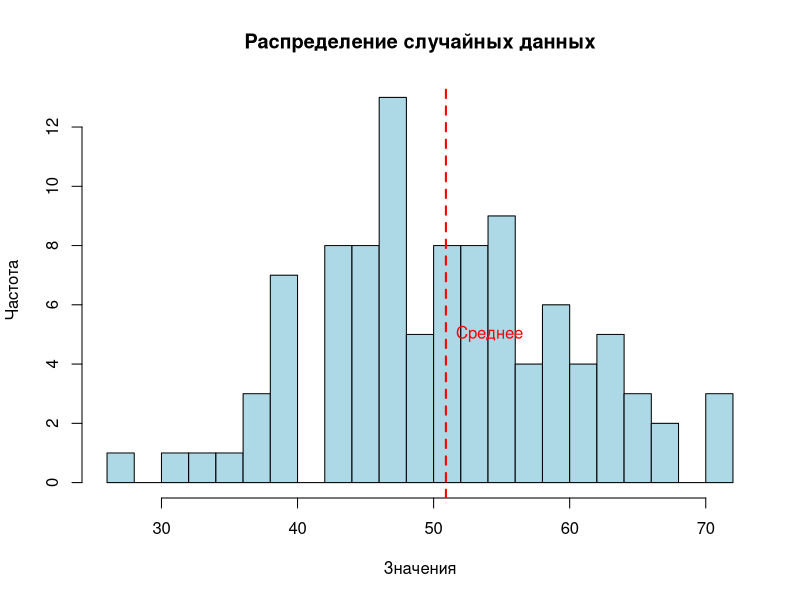

Write the R code that produced this figure.
## ---- chunk 1
# Создание вектора случайных чисел
set.seed(123)
random_data <- rnorm(100, mean = 50, sd = 10)

# Вычисление статистических характеристик
mean_value <- mean(random_data)
median_value <- median(random_data)
sd_value <- sd(random_data)
min_value <- min(random_data)
max_value <- max(random_data)
## ---- chunk 2
# Создание гистограммы
hist(random_data, 
     main = "Распределение случайных данных",
     xlab = "Значения",
     ylab = "Частота",
     col = "lightblue",
     border = "black",
     breaks = 20)

# Добавление линии среднего значения
abline(v = mean_value, col = "red", lwd = 2, lty = 2)
text(mean_value, 5, "Среднее", col = "red", pos = 4)
## ---- chunk 3
# Создание матрицы
matrix_data <- matrix(1:20, nrow = 4, ncol = 5)
colnames(matrix_data) <- paste("Столбец", 1:5)
rownames(matrix_data) <- paste("Строка", 1:4)

# Вычисление суммы по строкам
row_sums <- apply(matrix_data, 1, sum)

# Вычисление суммы по столбцам
col_sums <- apply(matrix_data, 2, sum)
## ---- chunk 4
# Создание таблицы со статистикой
stats_table <- data.frame(
  Характеристика = c("Среднее", "Медиана", "Стандартное отклонение", 
                     "Минимум", "Максимум"),
  Значение = c(round(mean_value, 2), 
               round(median_value, 2),
               round(sd_value, 2),
               round(min_value, 2),
               round(max_value, 2))
)

knitr::kable(stats_table, caption = "Статистические характеристики данных")
## ---- chunk 5
# Использование встроенных данных
data(mtcars)

# Вычисление среднего расхода топлива
mean_mpg <- mean(mtcars$mpg)
